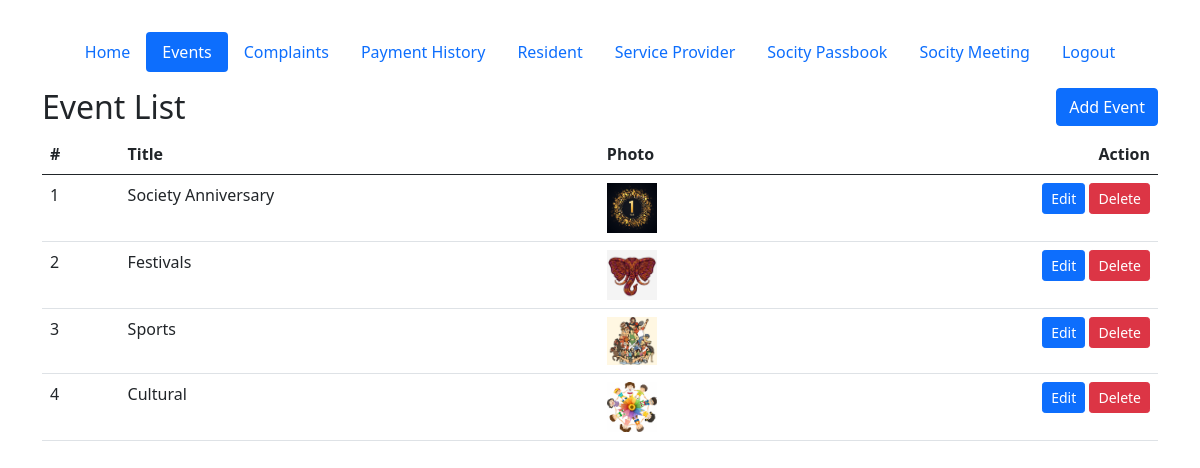
Screenshot of /admin/Events.php (signed in) with the database file from the repository.
### tables this page shows
CREATE TABLE `event` (
  `id` int(11) NOT NULL,
  `name` text NOT NULL,
  `image` text NOT NULL
);

### admin/db.php (called while the page is built, shortened)
<?php
$base_url = "http://".$_SERVER['HTTP_HOST'];
$base_url .= str_replace(basename($_SERVER['SCRIPT_NAME']),"",$_SERVER['SCRIPT_NAME']);
?>

### admin/Events.php (the view, shortened to what this page needs)
<?php
require("header.php");
$sql = "SELECT *  FROM event ORDER BY id DESC" ;
$data = array();
$result = $mysqli->query($sql);
if ($result->num_rows > 0) {
    while ($row = mysqli_fetch_assoc($result)){
    	$data[] = $row;
    }
}
?>
<header class="d-flex justify-content-center py-3">
	<ul class="nav nav-pills">
	  <li class="nav-item"><a href="<?= $base_url ?>Home.php" class="nav-link " aria-current="page">Home</a></li>
	  <li class="nav-item"><a href="<?= $base_url ?>Events.php" class="nav-link active">Events</a></li>
	  <li class="nav-item"><a href="<?= $base_url ?>Complaints.php" class="nav-link">Complaints</a></li>
	  <li class="nav-item"><a href="<?= $base_url ?>PaymentHistory.php" class="nav-link ">Payment History</a></li>
	  <li class="nav-item"><a href="<?= $base_url ?>Resident.php" class="nav-link ">Resident</a></li>
	  <li class="nav-item"><a href="<?= $base_url ?>ServiceProvider.php" class="nav-link ">Service Provider</a></li>
	  <li class="nav-item"><a href="<?= $base_url ?>SocityPassbook.php" class="nav-link ">Socity Passbook</a></li>
	  <li class="nav-item"><a href="<?= $base_url ?>SocMeeting.php" class="nav-link">Socity Meeting</a></li>
<li class="nav-item"><a href="<?= $base_url ?>?logout=1" class="nav-link">Logout</a></li>
	</ul>
</header>
<div class="row">
	<div class="col-6">
		<h2>Event List</h2>
	</div>
	<div class="col-6 text-end">
		<a href="eventAdd.php" class="btn btn-primary">Add Event</a>
	</div>
	<div class="col-12">
		<table class="table">
		  <thead>
		    <tr>
		      <th scope="col">#</th>
		      <th scope="col">Title</th>
		      <th scope="col">Photo</th>
		      <th scope="col" class="text-end">Action</th>
		    </tr>
		  </thead>
		  <tbody>
		  	<?php if($data){ ?>
		  		<?php $i = 1; foreach ($data as $key => $value) { ?>
		  			<tr>
		  				<td><?= $i ?></td>
		  				<td><?= $value['name'] ?></td>
		  				<td>
		  					<?php if($value['image']){ ?>
		  						<img src="<?= $base_url ?>../upload/<?= $value['image'] ?>" width="50" />
		  					<?php } ?>
		  				</td>
		  				<td class="text-end">
		  					<a class="btn btn-primary btn-sm" href="<?= $base_url ?>eventAdd.php?id=<?= $value['id'] ?>">Edit</a>
		  					<a class="btn btn-danger btn-sm" onclick="if(!confirm('Sure You Want To Delete Record?')){return false;}" href="<?= $base_url ?>Events.php?delete=<?= $value['id'] ?>">Delete</a>
		  				</td>
		  			</tr>
		  		<?php $i++; } ?>
		  	<?php }else{ ?>
		  		<tr>
		  			<td align="center" colspan="4">Record NOt Found</td>
		  		</tr>
		  	<?php } ?>
		  </tbody>
		</table>
	</div>
</div>
<?php
require("footer.php")
?>

### rows the page displays
event: name "Society Anniversary", image (picture)
event: name "Festivals", image (picture)
event: name "Sports", image (picture)
event: name "Cultural", image (picture)
